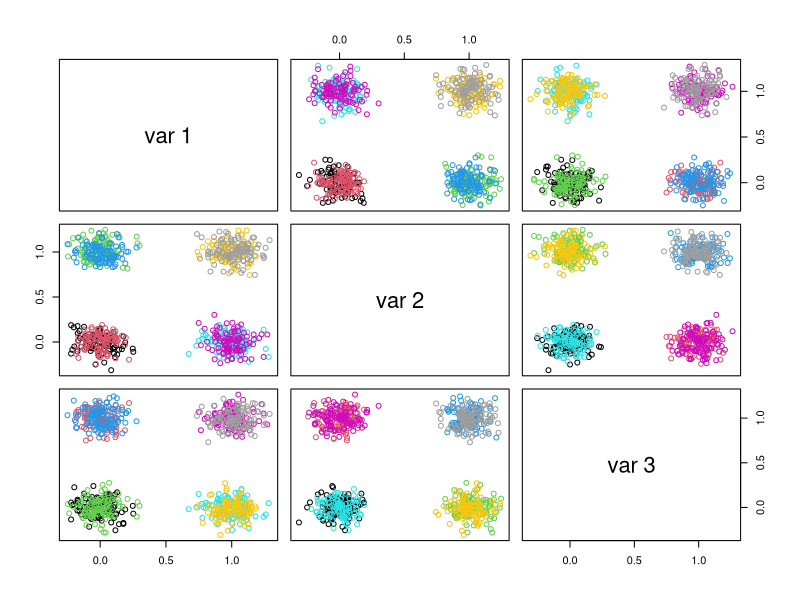
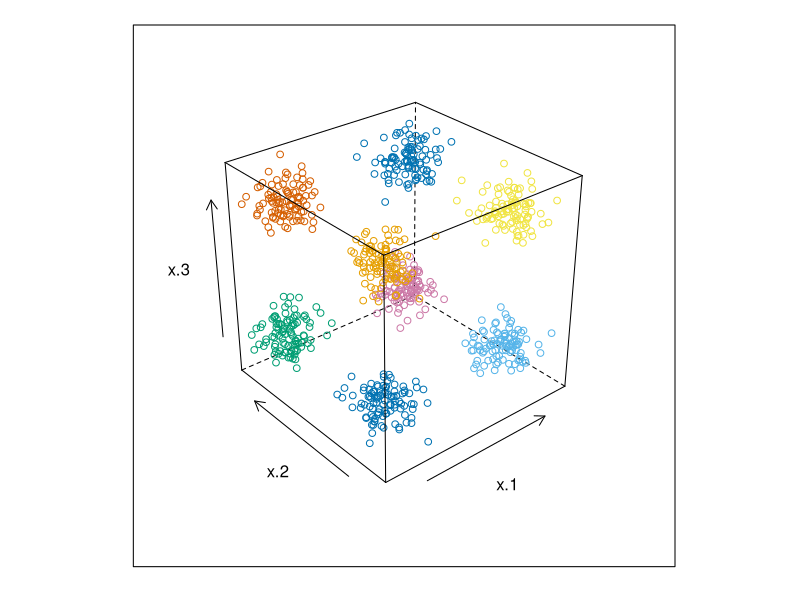

The R script that drew these images, in order:
# r2py crawler metadata
# package: mlbench
# source_type: rd_example
# topic: mlbench.hypercube.Rd
# source_file: C:\Users\bened\AppData\Local\R\win-library\4.5\mlbench\help
# lines: 6

suppressPackageStartupMessages(library(mlbench))
p <- mlbench.hypercube()
plot(p)

library("lattice")
cloud(x.3~x.1+x.2, groups=classes, data=as.data.frame(p))
